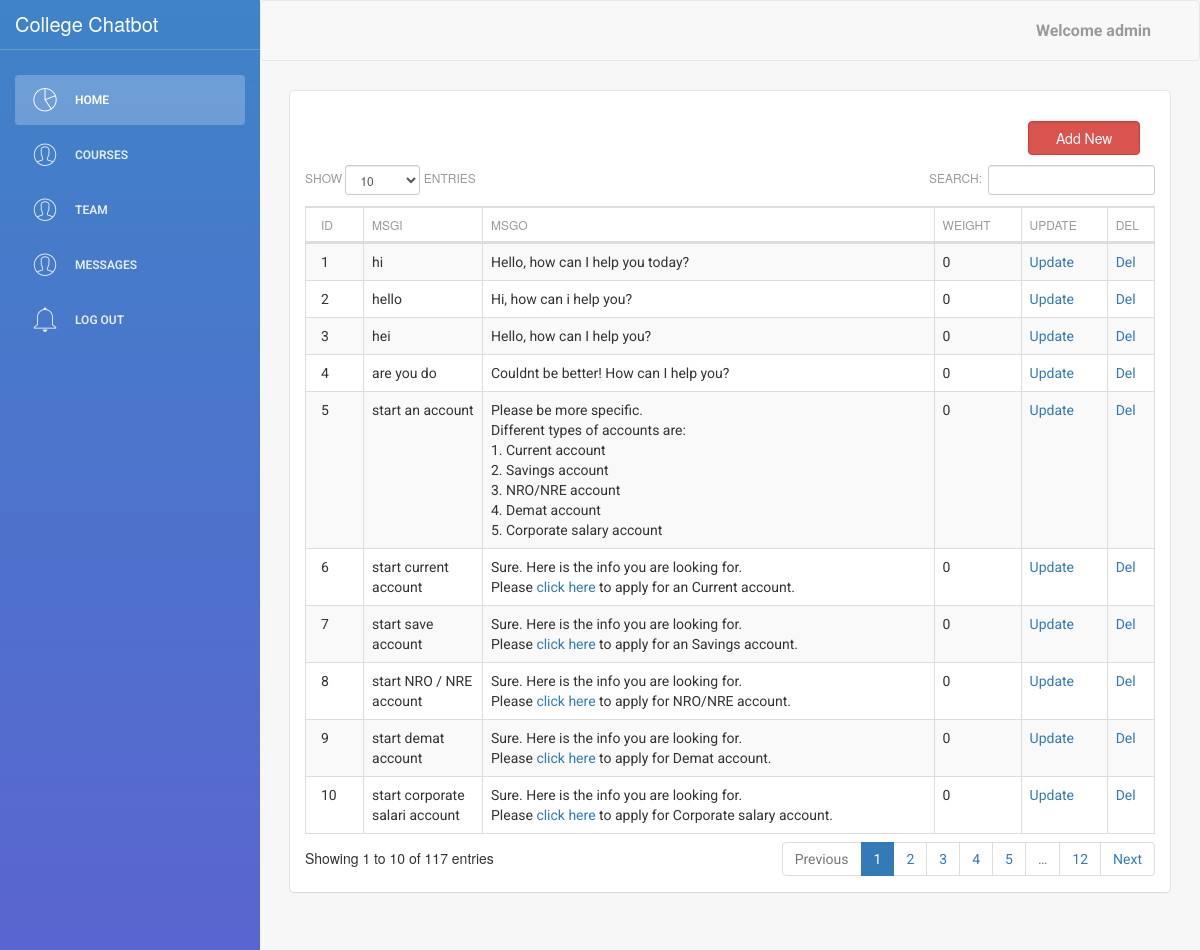
Screenshot of /admin/messages/select.php (signed in) with the database file from the repository.
### tables this page shows
CREATE TABLE `msgt` (
  `id` int(11) NOT NULL,
  `msgI` text NOT NULL,
  `msgO` text NOT NULL,
  `weight` int(100) NOT NULL
);

### admin/messages/table.php (called while the page is built, shortened)
<?php
$table="msgt";
?>

### admin/messages/select.php (the view, shortened to what this page needs)
<?php
include("table.php");
include("../header_inner.php");
$i=0;
?>
		<link rel="stylesheet" type="text/css" href="datatables.min.css">
<div class="">
<?php
	if($_SESSION['user']=='admin')
	{
	echo "<div class='col-sm-2' style='float:right;margin-bottom:10px;'><form action='form.php' method='post'><input type='submit' name='view' value='Add New' class='form-control btn-danger'></form></div>";
	}
?>
<div class="clearfix"></div>
<table id="example" class="table table-striped table-bordered dataTable no-footer" cellspacing="0"  role="grid" aria-describedby="example_info" >
          <?php
		  include("../connection.php");
	?>
	<?php
		  $result2 = mysqli_query($con,"SHOW FIELDS FROM $table");
 echo "<thead><tr>";
while ($row2 = mysqli_fetch_array($result2))
 {
  $name=$row2['Field'];
  echo "<th>".
  str_replace('_', ' ', $name)
  ."</th>";
 $i++;
 }
 echo "
<th>Update</th>
 <th>Del</th>
 </tr></thead>";
   echo "<tbody>";
    if($_SESSION['user']=='admin')
	{
 	$result = mysqli_query($con,"SELECT * FROM $table ");
	}
	else{
		$result = mysqli_query($con,"SELECT * FROM $table where id='$_SESSION[uid]'");
	}
		while($row = mysqli_fetch_array($result))
		{
		$id=$row['0'];
		echo "<tr>";
		for($k=0;$k<$i;$k++)
		{
			if($k==60)
			{
			  $sql2 = "select *  from customer where id='$_SESSION[userid]' ";
    $result2 = mysqli_query($con, $sql2) or die("Error in Selecting " . mysqli_error($connection));
$row2 =mysqli_fetch_array($result2);
			echo "<td >  $row2[contact_person]</td>";
			}
			elseif($k==2)
			{
			echo "<td>$row[$k]</td>";
			}
			elseif($k==30)
			{
			echo "<td class='hiddentd'> $row[content] </td>";
			}
				elseif($k==50)
			{
			echo "<td > <img src='uploads/$row[$k]' width='100'></td>";
			}
			else
			{
			echo "<td >$row[$k]</td>";
			}
		}
			echo "
			<td><a href='update.php?id=$id'>Update</a></td>
			<td><a href='?del_id=$id' onclick='return rem()'>Del</a></td>
			</tr>";
		}
        ?>
        </tbody>
    </table>
    </div>

### rows the page displays
msgt: id "1", msgI "hi", msgO "Hello, how can I help you today?", weight "0"
msgt: id "2", msgI "hello", msgO "Hi, how can i help you?", weight "0"
msgt: id "3", msgI "hei", msgO "Hello, how can I help you?", weight "0"
msgt: id "4", msgI "are you do", msgO "Couldnt be better! How can I help you?", weight "0"
msgt: id "5", msgI "start an account", msgO "Please be more specific. Different types of accounts are: 1. Current account 2. Savings account 3. NRO/NRE account 4. Demat account 5. Corporate salary account", weight "0"
msgt: id "6", msgI "start current account", msgO "Sure. Here is the info you are looking for. Please click here to apply for an Current account.", weight "0"
msgt: id "7", msgI "start save account", msgO "Sure. Here is the info you are looking for. Please click here to apply for an Savings account.", weight "0"
msgt: id "8", msgI "start NRO / NRE account", msgO "Sure. Here is the info you are looking for. Please click here to apply for NRO/NRE account.", weight "0"
msgt: id "9", msgI "start demat account", msgO "Sure. Here is the info you are looking for. Please click here to apply for Demat account.", weight "0"
msgt: id "10", msgI "start corporate salari account", msgO "Sure. Here is the info you are looking for. Please click here to apply for Corporate salary account.", weight "0"

### other values shown
$_SESSION['user'] "admin"
str_replace('_', ' ', $name) "ID"
str_replace('_', ' ', $name) "MSGI"
str_replace('_', ' ', $name) "MSGO"
str_replace('_', ' ', $name) "WEIGHT"
